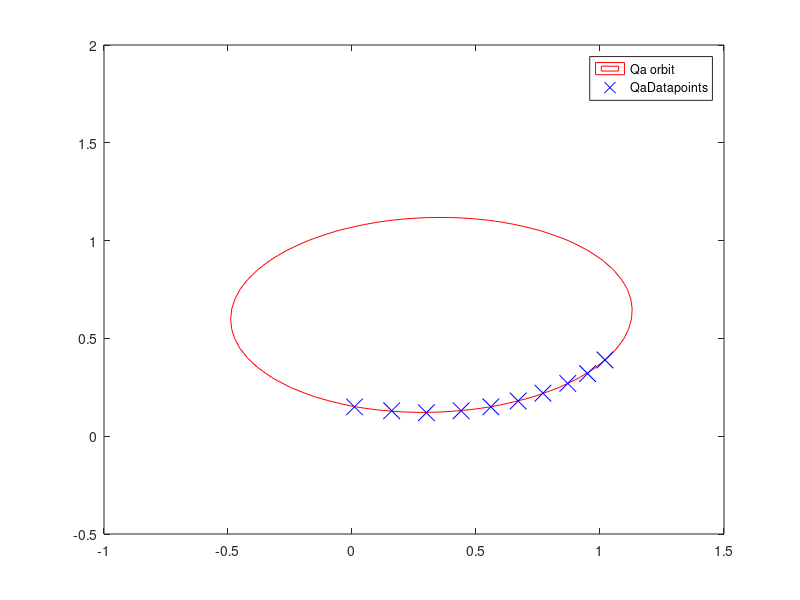
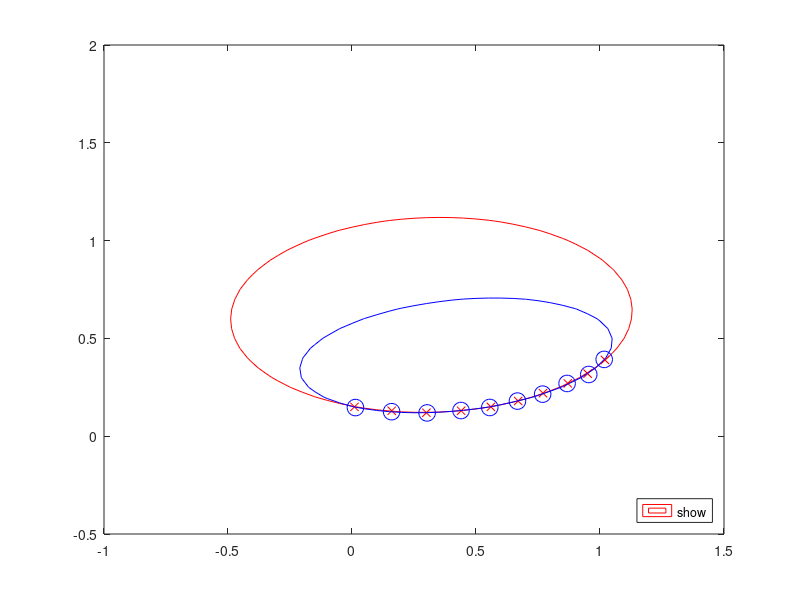

Here is the MATLAB script that generated these plots, in order:
function Q4()
    close all;
    %authorship: Siyi Guo 737008
    
    %basic setup for least squares problem
    x = [1.02 .95 .87 .77 .67 .56 .44 .30 .16 .01]';
    y = [0.39 .32 .27 .22 .18 .15 .13 .12 .13 .15]';
    A = [y.^2 x.*y x y ones(numel(y),1)];
    datapoints = [x.^2];
    
    
    figure;
%%%%%question4a
    %since it is rank efficient as rank(A) = num(column)
    %use Qr factorization for A
    constant = A \ datapoints;
    
    a = -1;
    b = constant(1);
    c = constant(2);
    d = constant(3);
    e = constant(4);
    f = constant(5);
    
    [X, Y] = meshgrid(-1:0.05:1.5, -0.5:0.05:2);
    Z = a*X.^2 + c*X.*Y + b*Y.^2 + d*X + e*Y + f;
    %plot all the 
    %[v v] gives a specific level of contour
    %[v1 v2 v3] gives levels that specific by contour
    figure(1)
    [C,h] = contour(X,Y,Z, [0 0], 'r','DisplayName', 'Qa orbit');
    hold on
    plot(x,y,  'xb', 'DisplayName', 'QaDatapoints', 'markers', 12);
    hold off
    legend('show')
    
    figure(2)
    [C,h] = contour(X,Y,Z, [0 0], 'r','DisplayName', 'Qa orbit');
    hold on;
    plot(x,y,  'xr', 'DisplayName', 'QaDatapoints');
    
    [Ua,Sa,Va] = svd(A);
    display(Sa);
    display(constant');
%%%%question4b
    x2 = x + (rand(numel(x),1) - 0.5)/100;
    y2 = y + (rand(numel(x),1) - 0.5)/100;
    A = [y2.^2 x2.*y2 x2 y2 ones(numel(y2),1)];
    datapoints = [x2.^2];
    
    [Q, R] = qr(A);
    constant = R \ (Q'*datapoints);
    
    a = -1;
    b = constant(1);
    c = constant(2);
    d = constant(3);
    e = constant(4);
    f = constant(5);

    [X, Y] = meshgrid(-1:0.05:1.5, -0.5:0.05:2);
    Z = a*X.^2 + c*X.*Y + b*Y.^2 + d*X + e*Y + f;
    [C,h] = contour(X,Y,Z, [0 0],'b','DisplayName', 'Qb orbit');
    plot(x2,y2,  'ob', 'DisplayName', 'QbDatapoints', 'markers', 12);
    hold off
    
    [Ub,Sb,Vb] = svd(A);
    display(Sb);
    display(constant');
%%%%legend the graph
    legend( 'show', 'Location', 'southeast');
end